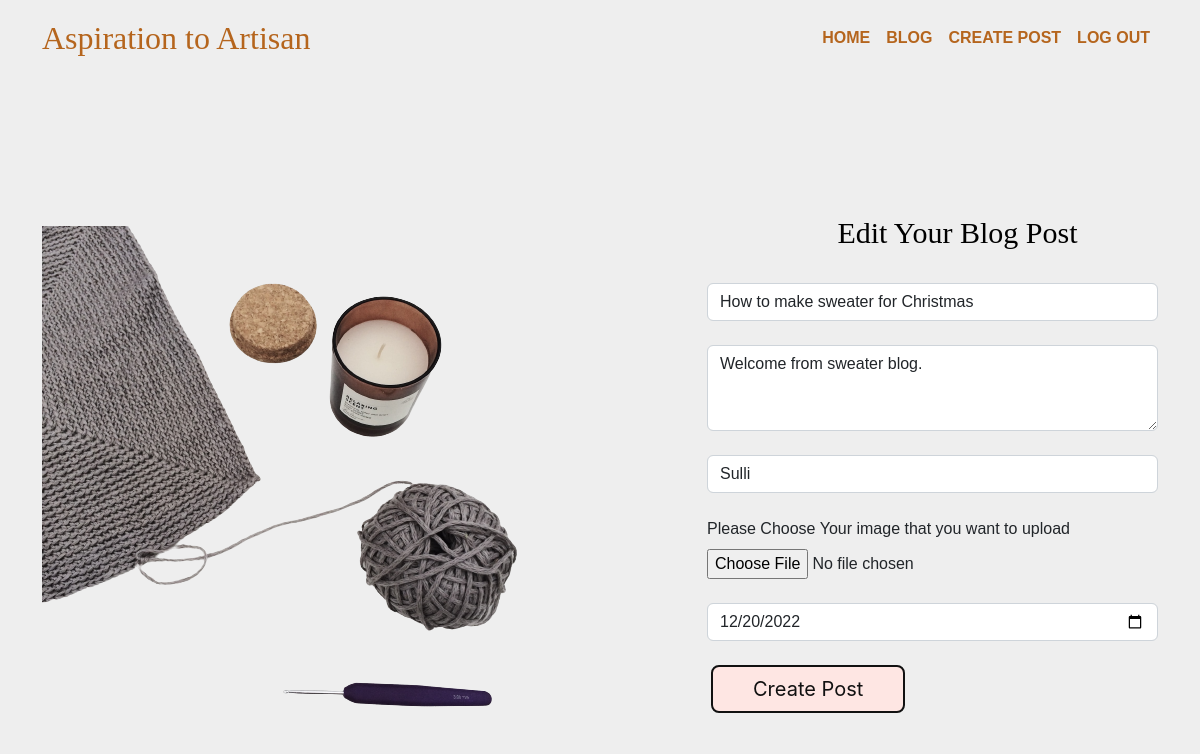
Page /blog/edit/8 (signed in) on the committed database.
### Artisan/model.py (models this page shows)
class Cards(db.Model,UserMixin):
    card_id = db.Column(db.Integer,primary_key=True)
    title = db.Column(db.String(255),nullable=False)
    content = db.Column(db.Text)
    author = db.Column(db.String(255),nullable=False)
    created_date = db.Column(db.DateTime,default=datetime.utcnow)
    image_url = db.Column(db.String(255), nullable=False)
    user_id = db.Column(db.Integer,db.ForeignKey('user.id'))

### Artisan/routes.py (the view, shortened to what this page needs)
@app.route('/blog/edit/<int:id>',methods=["GET","POST"])
@login_required
def editPost(id):
    updatecard = Cards.query.get_or_404(id)
    form = BlogPostForm()
    id = current_user.id
    if id == updatecard.owned_user.id:
        form.title.data =  updatecard.title
        form.content.data = updatecard.content
        form.author.data = updatecard.author
        form.created_date.data = updatecard.created_date
        form.image.data = updatecard.image_url
        return render_template('editPost.html',form=form,id=updatecard.card_id)
    else:
        flash(f'Only Allow User can Edit post',category='warning')
        cards = Cards.query.order_by(Cards.created_date)
        return render_template('Blog.html',cards=cards)

### Artisan/form.py
class BlogPostForm(FlaskForm):
    title = StringField(label='title',validators=[DataRequired()])
    content = TextAreaField(label='content',validators=[DataRequired()])
    author = StringField(label='author',validators=[DataRequired()])
    created_date = DateField(label='created_dae',validators=[DataRequired()])
    image = StringField (label='image')
    create = SubmitField(label='Create Post')

### Artisan/routes.py (called while the page is built)
@login_manager.user_loader
def load_user(user_id):
    return User.query.get(int(user_id))

### Artisan/templates/editPost.html (shortened to what this page needs)
{% extends "layout.html" %}
{% block main %}
<section class="vh-100">
    <div class="container py-5 h-100">
      <div class="row d-flex align-items-center justify-content-center h-100">
        <div class="col-md-8 col-lg-7 col-xl-6">
          <img src="/static/image/wool3.png" class="img-fluid" alt="Phone image" >
        </div>
        <div class="col-md-7 col-lg-5 col-xl-5 offset-xl-1">
          <form method="post" enctype="multipart/form-data" >
            <h3 class="text-center">Edit Your Blog Post</h3>
            <div class="form-outline mb-4">
              {{ form.title(class="form-control",placeholder="Enter Title")}}
            </div>
            <div class="form-outline mb-4">
                  {{ form.content(class="form-control",id="exampleFormControlTextarea1", rows="3",placeholder="Content")}}
            </div>
            <div class="form-outline mb-4">
              {{ form.author(class="form-control",placeholder="Enter Your Name")}}
          </div>
          <div class="form-outline mb-4">
              <label for="formFile" class="form-label">Please Choose Your image that you want to upload</label>
              {{ form.image(class="form-control-file",type="file", id="formFile",placeholder="Image")}}
          </div>
          <div class="form-outline mb-4">
              {{ form.created_date(class="form-control",placeholder="Content")}}
          </div>
          <div class="form-outline mb-4">
              {{ form.create(class="btn button-56 btn-floating mx-1 ")}}
          </div>
          </form>
        </div>
      </div>
    </div>
  </section>
{% endblock %}

### Artisan/static/styles.css (style rules this page uses)
html,body { height: 100%; background-color: #eeeeee; margin:0; padding:0; font-family:Calibre,Sans-Serif; }
.button-56 { align-items: center; background-color: #fee6e3; border: 2px solid #111; border-radius: 8px; box-sizing: border-box; color: #111; cursor: pointer; display: flex; font-family: Inter,sans-serif; font-size: 20px; height: 48px; justify-content: center; line-height: 24px; max-width: 100%; padding: 0 25px; position: relative; text-align: center; text-decoration: none; user-select: none; -webkit-user-select: none; touch-action: manipulation; }
.button-56:after { background-color: #111; border-radius: 8px; content: ""; display: block; height: 48px; left: 0; width: 100%; position: absolute; top: -2px; transform: translate(8px, 8px); transition: transform .2s ease-out; z-index: -1; }
@media (min-width: 768px) { .button-56 { padding: 0 40px; } }
h3 { margin-left:50px; color: black; font-weight:300px; font-size: 30px; font-family: elmessiri-semibold; }

### rows in the picture
Cards: title "How to make sweater for Christmas", content "Welcome from sweater blog.", author "Sulli", created_date "12/20/2022"
